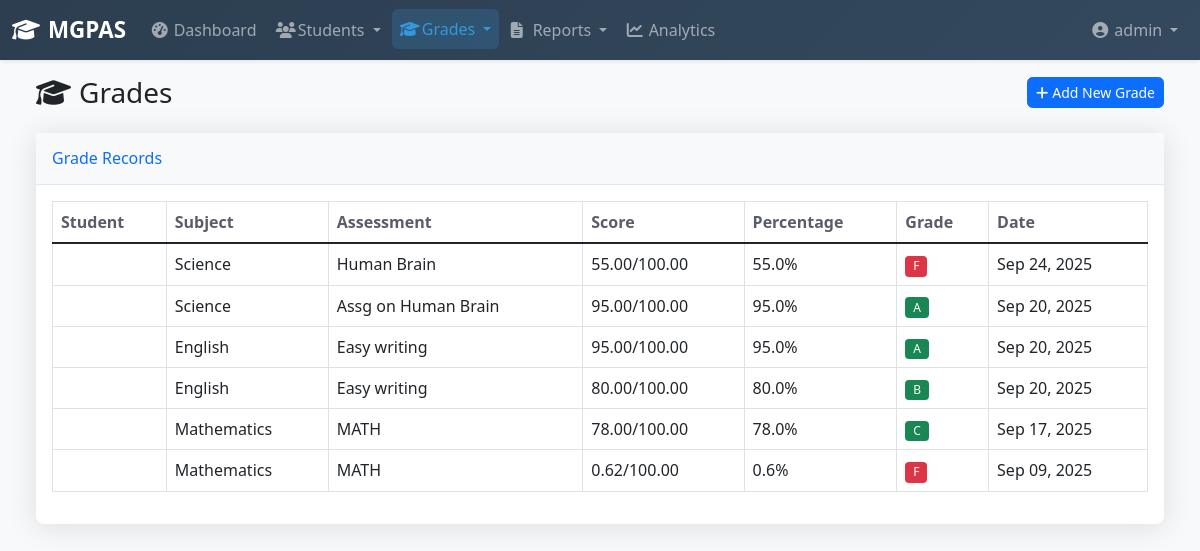
The page /grading/grades/ (signed in) on the database as committed earlier.
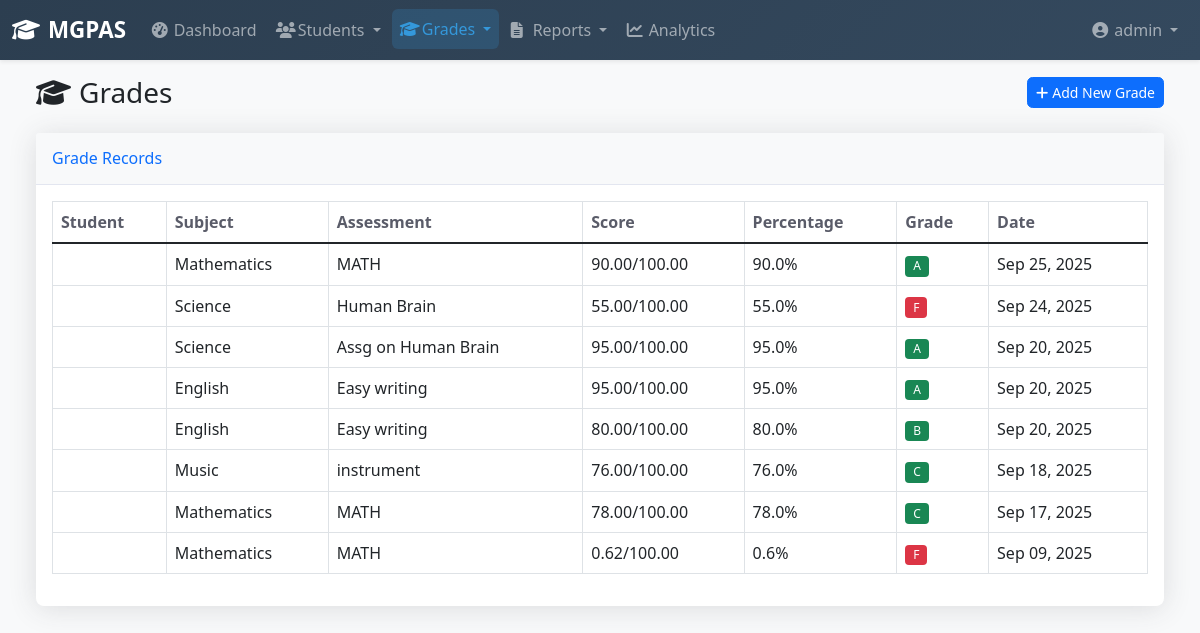
The same page on the database as committed later.
### grading/models.py (models this page shows, shortened)
class Grade(models.Model):
    class Term(models.TextChoices):
        TERM1 = 'TERM1', _('Term 1')
        TERM2 = 'TERM2', _('Term 2')
        TERM3 = 'TERM3', _('Term 3')
    class AssessmentType(models.TextChoices):
        EXAM = 'EXAM', _('Exam')
        TEST = 'TEST', _('Test')
        QUIZ = 'QUIZ', _('Quiz')
        ASSIGNMENT = 'ASSIGNMENT', _('Assignment')
    student = models.ForeignKey(Student, on_delete=models.CASCADE)
    subject = models.ForeignKey(Subject, on_delete=models.CASCADE)
    assessment_name = models.CharField(max_length=100)
    assessment_type = models.CharField(max_length=20, choices=AssessmentType.choices)
    score = models.DecimalField(max_digits=5, decimal_places=2)
    max_score = models.DecimalField(max_digits=5, decimal_places=2, default=100)
    percentage = models.DecimalField(max_digits=5, decimal_places=2, editable=False)
    term = models.CharField(max_length=10, choices=Term.choices)
    date = models.DateField()
    comments = models.TextField(blank=True)
    created_by = models.ForeignKey(User, on_delete=models.SET_NULL, null=True)
    created_at = models.DateTimeField(auto_now_add=True)
    updated_at = models.DateTimeField(auto_now=True)
    def get_grade_letter(self):
        if self.percentage >= 90: return 'A'
        elif self.percentage >= 80: return 'B'
        elif self.percentage >= 70: return 'C'
        elif self.percentage >= 60: return 'D'
        else: return 'F'
    class Meta:
        ordering = ['-date', 'student']

class Subject(models.Model):
    name = models.CharField(max_length=100)
    code = models.CharField(max_length=10, unique=True)
    description = models.TextField(blank=True)

### grading/views.py (the view)
# urls.py: path('grades/', views.GradeListView.as_view(), name='grade_list'),
class GradeListView(LoginRequiredMixin, ListView):
    model = Grade
    template_name = "grading/grade_list.html"
    context_object_name = "grades"
    paginate_by = 20
    def get_queryset(self):
        queryset = Grade.objects.all().select_related("student", "subject")
        search = self.request.GET.get("search")
        if search:
            queryset = queryset.filter(
                Q(student__first_name__icontains=search) |
                Q(student__last_name__icontains=search) |
                Q(subject__name__icontains=search)
            )
        return queryset
    def get_context_data(self, **kwargs):
        context = super().get_context_data(**kwargs)
        context['total_grades'] = Grade.objects.count()
        context['average_grade'] = Grade.objects.aggregate(avg=Avg('percentage'))['avg'] or 0
        return context

### templates/grading/grade_list.html (shortened to what this page needs)
{% extends 'base.html' %}
{% load static %}
{% block content %}
<div class="container-fluid">
    <div class="d-sm-flex align-items-center justify-content-between mb-4">
        <h1 class="h3 mb-0 text-gray-800"><i class="fas fa-graduation-cap me-2"></i>Grades</h1>
        <a href="{% url 'grading:grade_add' %}" class="btn btn-primary btn-sm">
            <i class="fas fa-plus me-1"></i>Add New Grade
        </a>
    </div>
    <div class="card shadow mb-4">
        <div class="card-header py-3">
            <h6 class="m-0 font-weight-bold text-primary">Grade Records</h6>
        </div>
        <div class="card-body">
            {% if grades %}
            <div class="table-responsive">
                <table class="table table-bordered">
                    <thead>
                        <tr>
                            <th>Student</th>
                            <th>Subject</th>
                            <th>Assessment</th>
                            <th>Score</th>
                            <th>Percentage</th>
                            <th>Grade</th>
                            <th>Date</th>
                        </tr>
                    </thead>
                    <tbody>
                        {% for grade in grades %}
                        <tr>
                            <td>{{ grade.student.get_full_name }}</td>
                            <td>{{ grade.subject.name }}</td>
                            <td>{{ grade.assessment_name }}</td>
                            <td>{{ grade.score }}/{{ grade.max_score }}</td>
                            <td>{{ grade.percentage|floatformat:1 }}%</td>
                            <td><span class="badge bg-{% if grade.percentage >= 60 %}success{% else %}danger{% endif %}">{{ grade.get_grade_letter }}</span></td>
                            <td>{{ grade.date|date:"M d, Y" }}</td>
                        </tr>
                        {% endfor %}
                    </tbody>
                </table>
            </div>
            {% else %}
            <p class="text-muted">No grades recorded yet.</p>
            {% endif %}
        </div>
    </div>
</div>
{% endblock %}

Rows that differ between the two databases and show on the page:
added Grade: subject.name "Mathematics", assessment_name "MATH", score "90.00", max_score "100.00", percentage "90.0", get_grade_letter "A", date "Sep 25, 2025"
added Grade: subject.name "Music", assessment_name "instrument", score "76.00", max_score "100.00", percentage "76.0", get_grade_letter "C", date "Sep 18, 2025"
